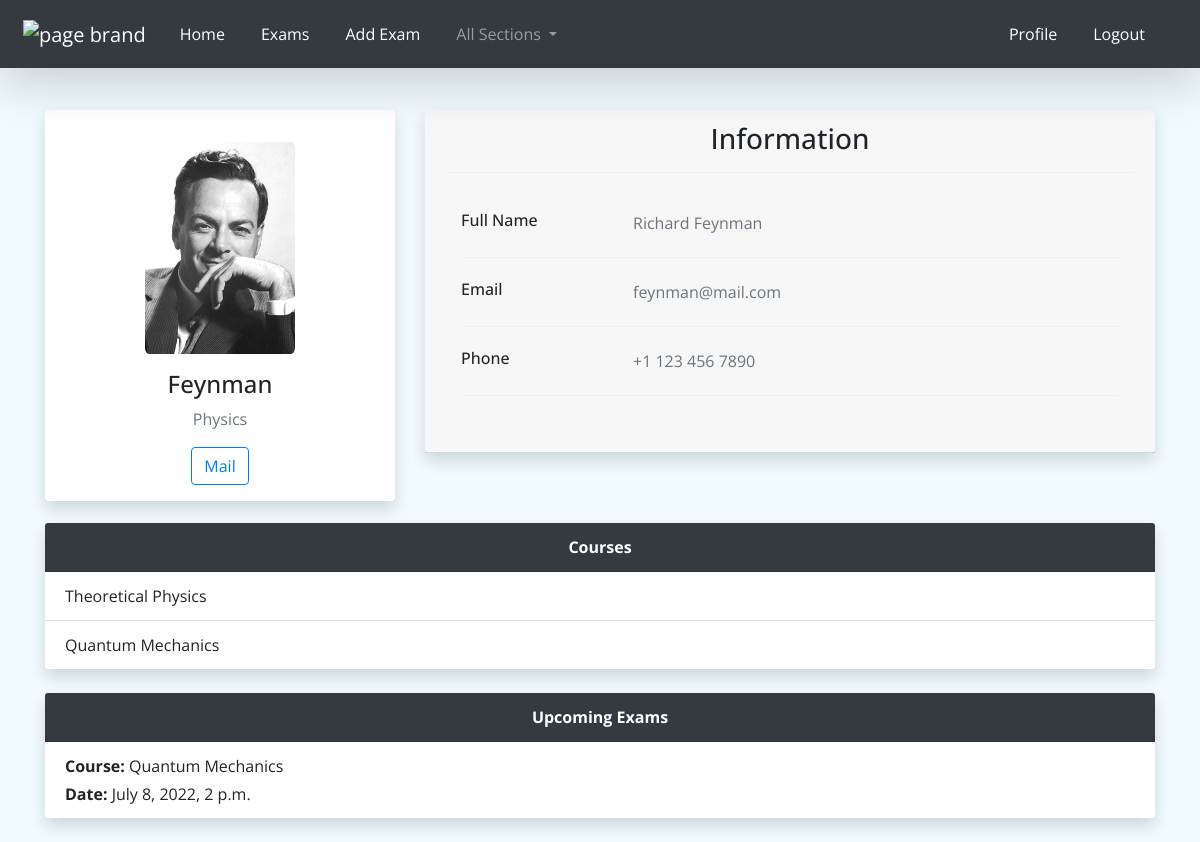
Page /profile/6 (signed in) on the committed database.
### instructor/models.py (models this page shows, shortened)
class Instructor(AbstractBaseUser):
    email = models.EmailField(verbose_name="email", max_length=90, unique=True)
    first_name = models.CharField(verbose_name="first name", max_length=200)
    last_name = models.CharField(verbose_name="last name", max_length=200)
    department = models.ForeignKey("university.Department", on_delete=models.SET_NULL,
                                   null=True, default="", blank=True, verbose_name="department")
    phone = models.CharField(verbose_name="phone", max_length=20)
    date_joined = models.DateTimeField(
        verbose_name="date joined", auto_now_add=True)
    last_login = models.DateTimeField(
        verbose_name="last login", auto_now=True)
    is_instructor = models.BooleanField(default=False, blank=True, null=True)
    is_admin = models.BooleanField(default=False)
    is_active = models.BooleanField(default=True)
    is_staff = models.BooleanField(default=False)
    is_superuser = models.BooleanField(default=False)
    profile_image = models.ImageField(
        upload_to="profile_images", blank=True, null=True, default="/default_images/default_profile.png")
    objects = MyAccountManager()
    USERNAME_FIELD = 'email'
    REQUIRED_FIELDS = ['first_name', 'last_name']
    def full_name(self):
        return f'{self.first_name} {self.last_name}'
    def get_absolute_url(self):
        return reverse("profile", args=[self.id])

### university/models.py (models this page shows, shortened)
class Department(models.Model):
    department_name = models.CharField(max_length=150, unique=True)
    building = models.ForeignKey(Building,
                                 max_length=150, on_delete=models.SET_NULL, null=True, related_name="departments")
    slug = models.SlugField(max_length=100, blank=True, editable=False)
    def __str__(self):
        return self.department_name

class Course(models.Model):
    course_code = models.CharField(max_length=50, unique=True)
    course_name = models.CharField(max_length=150, unique=True)
    unit = models.ManyToManyField(Unit, related_name="courses")
    department = models.ForeignKey(
        Department, on_delete=models.SET_NULL, null=True, related_name="courses")
    instructor = models.ForeignKey(
        Instructor, on_delete=models.SET_NULL, null=True, related_name="courses")
    slug = models.SlugField(max_length=100, blank=True, editable=False)
    def __str__(self):
        return self.course_name

### exam/models.py (models this page shows, shortened)
class Exam(models.Model):
    exam_type = models.CharField(max_length=50,
                                 choices=[('Midterm', 'Midterm',), ('Final', 'Final', ), ('Make-up', 'Make-up',)])
    course = models.ForeignKey(
        Course, on_delete=models.CASCADE, related_name="exams")
    unit = models.ForeignKey(
        Unit, on_delete=models.CASCADE, related_name="exams")
    start_date = models.DateTimeField()
    duration = models.IntegerField(null=True)
    end_date = models.DateTimeField(blank=True, null=True, editable=False)
    location = models.ForeignKey(
        Classroom, on_delete=models.SET_NULL, null=True, related_name="exams")
    def __str__(self):
        return self.course.course_name
    class Meta:
        models.UniqueConstraint(
            fields=['start_date', 'location'], name="Date and Location")
        models.UniqueConstraint(fields=['course', 'exam_type', 'unit'], name="Course, Type, Unit")

### instructor/views.py (the view)
# urls.py: path('profile/<int:id>', views.profile_view, name="profile"),
def profile_view(request, id):
    user = request.user
    context = {}
    if user.is_authenticated:
        requested_user = get_object_or_404(Instructor, pk=id)
        if requested_user.is_instructor:
            instructor = requested_user
            context['instructor'] = instructor
            context['courses'] = requested_user.courses.all()
            context['exams'] = get_exams(context['courses'])
            return render(request, 'instructor/profile_detail.html', context)
        else:
            return redirect('/')
    else:
        return redirect('/login')

### instructor/instructor_helper.py (called while the page is built)
def get_exams(courses):
    exams = []
    for course in courses:
        for exam in course.exams.all():
            exams.append(exam)
    return exams

### instructor/templates/instructor/profile_detail.html (shortened to what this page needs)
{% extends 'base.html' %}
{% load static %}
{% block links %}
<link rel="stylesheet" href="{% static 'instructor/profile_detail.css' %}">
{% endblock  %}
{% block content %}
<div class="container mt-4">
	<div class="row gutters-sm">
		<div class="col-md-4 mb-3">
			<div class="card shadow">
				<div class="card-body">
					<div class="d-flex flex-column align-items-center text-center">
						<img
							src="{{instructor.profile_image.url}}"
							alt="Admin"
							width="150"
							class="profile_image mt-3"
						/>
						<div class="mt-3">
							<h4>{{instructor.last_name}}</h4>
							<p class="font-size-sm text-muted">{{instructor.department}}</span></p>
							<a
								class="btn btn-outline-primary"
								href="mailto:{{instructor.email}}"
								>Mail</a
							>
						</div>
					</div>
				</div>
			</div>
		</div>
		<div class="col-md-8">
			<div class="card mb-3 shadow">
				<div class="card-header">
					<h3 class="text-center">Information</h3>
					<hr />
					<div class="card-body">
						<div class="row">
							<div class="col-sm-3">
								<h6 class="mb-0">Full Name</h6>
							</div>
							<div class="col-sm-9 text-secondary">{{instructor.full_name}}</div>
						</div>
						<hr />
						<div class="row">
							<div class="col-sm-3">
								<h6 class="mb-0">Email</h6>
							</div>
							<div class="col-sm-9 text-secondary">{{instructor.email}}</div>
						</div>
						<hr />
						<div class="row">
							<div class="col-sm-3">
								<h6 class="mb-0">Phone</h6>
							</div>
							<div class="col-sm-9 text-secondary">{{instructor.phone}}</div>
						</div>
						<hr />
						<div class="row">
						</div>
					</div>
				</div>
			</div>
		</div>
	</div>
	<div class="card shadow" style="width: 100%;">
		<div class="card-header bg-dark text-white font-weight-bold text-center">
		  Courses
		</div>
		<ul class="list-group list-group-flush">
			{% if exams %}
			{% for course in courses %}
			<li class="list-group-item">{{course}}</li>
			{% endfor %}
			{% else %}
			<strong class="text-center m-3">Instructor curently doesn't have any course</strong>
			{% endif %}
		</ul>
	  </div>
	  <div class="card shadow mt-4 mb-4"  style="width: 100%;">
		<div class="card-header bg-dark text-white font-weight-bold text-center">
		  Upcoming Exams
		</div>
		<ul class="list-group list-group-flush">
			{% if exams %}
			{% for exam in exams %}
			<li class="list-group-item">
				<p class="mb-1"><span class="font-weight-bold"> Course: </span> {{exam}} <br></p>
				<span class="font-weight-bold"> Date: </span> {{exam.start_date}}
			</li>
			{% endfor %}
			{% else %}
			<strong class="text-center m-3">No Upcoming Exam</strong>
			{% endif %}
		</ul>
	  </div>
</div>
{% endblock %}

### templates/base.html (shortened to what this page needs)
{% load static %}
<!DOCTYPE html>
<html lang="en">
	<head>
		<link rel="stylesheet" href="{% static 'style/base.css' %}" />
		<link
			href="https://cdn.jsdelivr.net/npm/bootstrap@5.2.0-beta1/dist/css/bootstrap.min.css"
			rel="stylesheet"
		/>
		<link
		href="https://cdn.jsdelivr.net/npm/bootstrap@4.4.1/dist/css/bootstrap.min.css"
		rel="stylesheet"
		/>
		{% block links %}{% endblock %}
	</head>
	<body class="body">
		<nav
			class="navbar navbar-dark fixed-top bg-dark navbar-expand-lg p-2 ml-auto shadow-lg"
		>
			<div class="container-fluid">
				<a class="navbar-brand" href="{% url 'home' %}">
					<img
						src="{% static 'images/icon.png' %}"
						width="40"
						height="40"
						alt="page brand"
					/>
				</a>
				<div class="collapse navbar-collapse" id="navbarSupportedContent">
					{% if request.user.is_authenticated %}
					<ul class="navbar-nav me-auto mb-2 mb-lg-0 authenticated">
						<li class="nav-item">
							<a
								class="nav-link active"
								aria-current="page"
								href="{% url 'home' %}"
								>Home</a
							>
						</li>
						<li class="nav-item">
							<a class="nav-link active" href="{% url 'exam-list-page' %}"
								>Exams</a
							>
						</li>
						{% if request.user.is_instructor %}
						<li class="nav-item">
							<a class="nav-link active" href="{% url 'exam-create-page' %}"
								>Add Exam</a
							>
						</li>
						{% endif %}
						<li class="nav-item dropdown">
							<a
								class="nav-link dropdown-toggle"
								href="#"
								id="navbarDropdown"
								role="button"
								data-bs-toggle="dropdown"
								aria-expanded="false"
							>
								All Sections
							</a>
						</li>
					</ul>
					<ul class="navbar-nav ms-auto m-1 last-element">
						{% if request.user.is_instructor %}
						<li class="nav-item">
							<a
								class="nav-link active"
								href="{{request.user.get_absolute_url}}"
								>Profile</a
							>
						</li>
						{% endif %}
						<li class="nav-item unau">
							<a class="nav-link active" href="{% url 'logout' %}">Logout</a>
						</li>
					</ul>
					{% endif %}
				</div>
			</div>
		</nav>
		{% block content %}{% endblock %}
	</body>
</html>

### static/style/base.css (style rules this page uses)
* { font-family: "Open Sans", "Lato", sans-serif; }
.container { padding-top: 80px; }
.body { background-color: rgb(241, 251, 255); }
.nav-item { margin: 2px 7px; padding: 0px 3px; transition: all 0.6s; }
.last-element { padding-right: 10px; }

### instructor/static/instructor/profile_detail.css (style rules this page uses)
.profile_image { border-radius: 3%; }
.card { box-shadow: 0 1px 3px 0 rgba(0, 0, 0, 0.1), 0 1px 2px 0 rgba(0, 0, 0, 0.06); }
.card { position: relative; display: flex; flex-direction: column; min-width: 0; word-wrap: break-word; background-color: #fff; background-clip: border-box; border: 0 solid rgba(0, 0, 0, 0.125); border-radius: 0.25rem; }
.card-body { flex: 1 1 auto; min-height: 1px; padding: 1rem; }
.row { padding: 6px 0px; }

### rows in the picture
Instructor: profile_image (picture), last_name "Feynman", department "Physics", full_name "Richard Feynman", email "feynman@mail.com", phone "+1 123 456 7890"
Course: course_name "Theoretical Physics"
Course: course_name "Quantum Mechanics"
Exam: course.course_name "Quantum Mechanics", start_date "July 8, 2022, 2 p.m."
